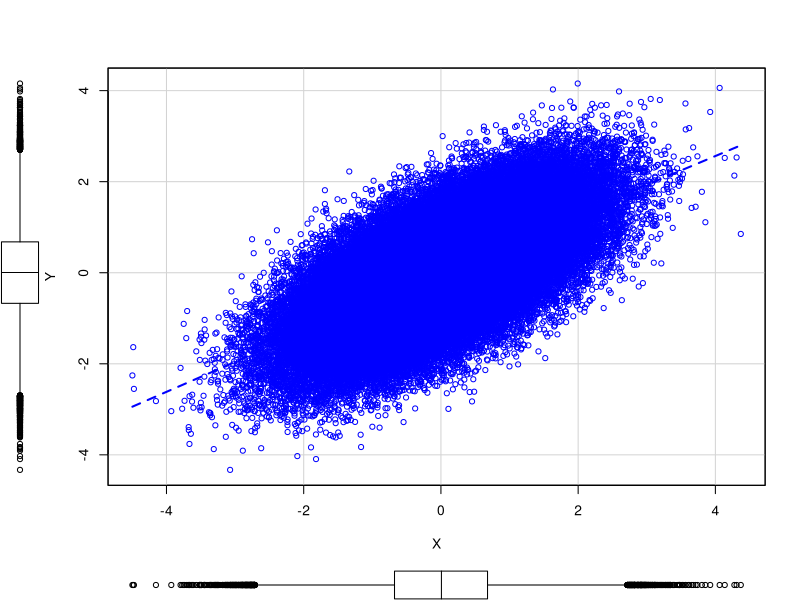

Here is the R script that generated this plot: (Note: a time limit stopped this script after it produced the figure.)
## ---- chunk 1
Sys.time()
# These variables define our distribution
Xmean <- 0
Ymean <- 0
Xsd <- 1
Ysd <- 1
XYcor <- 0.65
#XYcor <- 0.4 # Published version
#XYcor <- 0.2
#XYcor <- 0.0

# Derived variables
XYmean <- c(Xmean, Ymean)
XYcov <- matrix(c(1, XYcor, XYcor, 1), nrow=2, ncol=2)

# Create our multivariate normal distribution using mvrnorm in MASS
require(MASS)
 
#make this reproducible
set.seed(2)
 
# Don't make sample too large here, car scatterplot can be slow
examplePopSize <- 1e5
myDrawsExample <- mvrnorm(examplePopSize, mu=XYmean, Sigma=XYcov)
myDrawsExample <- data.frame(myDrawsExample)
colnames(myDrawsExample) <- c("X", "Y")

#check the mean, sd, and cor
apply(myDrawsExample, 2, mean)
apply(myDrawsExample, 2, sd)
cor(myDrawsExample)

# Plot the distribution
require(car)
scatterplot(Y ~ X, data=myDrawsExample, ellipse=TRUE,
            levels=c(0.5, 0.95, 0.99, 0.999, 0.9999))
title(paste("Example Distribution with Correlation =", XYcor))
## ---- chunk 2
Sys.time()
quick <- FALSE
# quick <- TRUE
if (quick) {
  # Quick version for debugging - failing with new computer (and new R etc.)
  numRuns <- 1e2
  popSize <- 1e4  
} else {
  # These values take about 15 minutes with old computer, 6 minutes with new HP/Ryzen single core,
  numRuns <- 1e4
  popSize <- 1e5  
}

# Also record X for a top portion of Y
topProp <- 0.001 # Try 0.1%
topN <- popSize*topProp

XOfLargestY <- 1:numRuns
XOfTopPropY <- 1:(numRuns*topN)

#make this reproducible (is this still true running multicore?  See below)
set.seed(2)

# See https://cran.r-project.org/web/packages/doParallel/vignettes/gettingstartedParallel.pdf
# https://stackoverflow.com/questions/20704235/function-not-found-in-r-doparallel-foreach-error-in-task-1-failed-cou
# library(doParallel)
# cl <- makeCluster(8)
# registerDoParallel(cl)
# getDoParWorkers()
# mcoptions <- list(preschedule=FALSE, set.seed=2)
#  
# foreach (i=1:numRuns, .packages="MASS") %dopar% {
#foreach (i=1:numRuns) %do% {
for (i in 1:numRuns) {
  myDraws <- mvrnorm(popSize, mu=XYmean, Sigma=XYcov)
  myDraws <- data.frame(myDraws)
  colnames(myDraws) <- c("X", "Y")
  XOfLargestY[i] <- myDraws$X[which.max(myDraws$Y)]
  XOfTopPropY[((i-1)*topN+1):(i*topN)] <- myDraws$X[head(order(myDraws$Y, decreasing=TRUE), n=topN)]
}
Sys.time()
## ---- chunk 3
require(lattice)
densityplot(XOfLargestY)

# Take a closer look at this distribution
summary(XOfLargestY)
mean(XOfLargestY)
sd(XOfLargestY)
## ---- chunk 4
obs_dvals <- density(XOfLargestY)
dvals <- dnorm(obs_dvals$x,mean=0,sd=1)
prob <- data.frame(x = obs_dvals$x,
                   y = obs_dvals$y / dvals / popSize # Attempt to normalize this to prob
                   )

xyplot(y ~ x, prob, type="l")
xyplot(log10(y) ~ x, prob, type="l")
## ---- chunk 5
densityplot(XOfTopPropY)

# Take a closer look at this distribution
summary(XOfTopPropY)
mean(XOfTopPropY)
sd(XOfTopPropY)
## ---- chunk 6
obs_dvals1 <- density(XOfTopPropY)
dvals1 <- dnorm(obs_dvals1$x,mean=0,sd=1)
prob1 <- data.frame(x = obs_dvals1$x,
                    y = obs_dvals1$y / dvals1 / popSize * topN # Attempt to normalize this to prob
                    )

xyplot(y ~ x, prob1, type="l")
xyplot(log10(y) ~ x, prob1, type="l")
## ---- chunk 7
plot(density(XOfLargestY), xlim=c(min(XOfTopPropY), max(XOfTopPropY)), col="red",
#plot(density(XOfLargestY), xlim=c(min(XOfLargestY), max(XOfLargestY)), col="red",
     main=paste("Compare Densities of Largest and Top", topProp*100, "% of Y"),
     xlab="X")
lines(density(XOfTopPropY))
legend("topright", legend=c("Largest", paste("Top", topProp*100, "%")), lty=1, col=c("red", "black"))
## ---- chunk 8
#plot(prob$x, log10(prob$y), xlim=c(min(XOfTopPropY), max(XOfTopPropY)),
plot(prob$x, log10(prob$y), xlim=c(min(XOfLargestY), max(XOfLargestY)),
     ylim=c(min(log10(prob1$y),-10), min(log10(prob1$y),1)),
     col="red",
     main=paste("Compare Per-Person Likelihood of Largest and Top",
                topProp*100, "% of Y"),
     xlab="X", ylab="log10(probability)", type="l")
lines(prob1$x, log10(prob1$y))
legend("topleft", legend=c("Largest", paste("Top", topProp*100, "%")),
       lty=1, col=c("red", "black"))

mod <- lm(log10(y) ~ x, data=prob, subset=prob$x>min(XOfLargestY) & prob$x<max(XOfLargestY))
abline(mod, col="red", lty=2)
summary(mod)
10 ^ coef(mod)[2]

mod1 <- lm(log10(y) ~ x, data=prob1, subset=prob1$x>min(XOfLargestY) & prob1$x<max(XOfLargestY))
abline(mod1, col="black", lty=2)
summary(mod1)
10 ^ coef(mod1)[2]
## ---- chunk 9
myDrawsSampleY2SD <- myDrawsExample[myDrawsExample$Y > 2,]

#check the mean, sd, and cor
apply(myDrawsSampleY2SD, 2, mean)
apply(myDrawsSampleY2SD, 2, sd)
cor(myDrawsSampleY2SD)

# Plot the distribution
require(car)
scatterplot(Y ~ X, data=myDrawsSampleY2SD, ellipse=TRUE,
            levels=c(0.5, 0.95, 0.99, 0.999, 0.9999))
title(paste("Sample with Y > 2SD,  N =", nrow(myDrawsSampleY2SD)))
## ---- chunk 10
myDrawsSampleX2SD <- myDrawsExample[myDrawsExample$X > 2,]

#check the mean, sd, and cor
apply(myDrawsSampleX2SD, 2, mean)
apply(myDrawsSampleX2SD, 2, sd)
cor(myDrawsSampleX2SD)

# Plot the distribution
require(car)
scatterplot(Y ~ X, data=myDrawsSampleX2SD, ellipse=TRUE,
            levels=c(0.5, 0.95, 0.99, 0.999, 0.9999))
title(paste("Sample with X > 2SD,  N =", nrow(myDrawsSampleX2SD)))
## ---- chunk 11
myDrawsSampleXorY2SD <- myDrawsExample[(myDrawsExample$X > 2) | (myDrawsExample$Y > 2),]

#check the mean, sd, and cor
apply(myDrawsSampleXorY2SD, 2, mean)
apply(myDrawsSampleXorY2SD, 2, sd)
cor(myDrawsSampleXorY2SD)

# Plot the distribution
require(car)
scatterplot(Y ~ X, data=myDrawsSampleXorY2SD, ellipse=TRUE,
            levels=c(0.5, 0.95, 0.99, 0.999, 0.9999))
title(paste("Sample with either X or Y > 2SD,  N =", nrow(myDrawsSampleXorY2SD)))
## ---- chunk 12
myDrawsSampleXY2SD <- myDrawsExample[(myDrawsExample$X > 2) & (myDrawsExample$Y > 2),]

#check the mean, sd, and cor
apply(myDrawsSampleXY2SD, 2, mean)
apply(myDrawsSampleXY2SD, 2, sd)
cor(myDrawsSampleXY2SD)

# Plot the distribution
require(car)
scatterplot(Y ~ X, data=myDrawsSampleXY2SD, ellipse=TRUE,
            levels=c(0.5, 0.95, 0.99, 0.999, 0.9999))
title(paste("Sample with both X and Y > 2SD,  N =", nrow(myDrawsSampleXY2SD)))
## ---- chunk 13
myDrawsSampleXYsum <- myDrawsExample[(myDrawsExample$Y + myDrawsExample$X) > 2,]

#check the mean, sd, and cor
apply(myDrawsSampleXYsum, 2, mean)
apply(myDrawsSampleXYsum, 2, sd)
cor(myDrawsSampleXYsum)

# Plot the distribution
require(car)
scatterplot(Y ~ X, data=myDrawsSampleXYsum, ellipse=TRUE,
            levels=c(0.5, 0.95, 0.99, 0.999, 0.9999))
title(paste("Sample with (X + Y) > 2,  N =", nrow(myDrawsSampleXYsum)))
